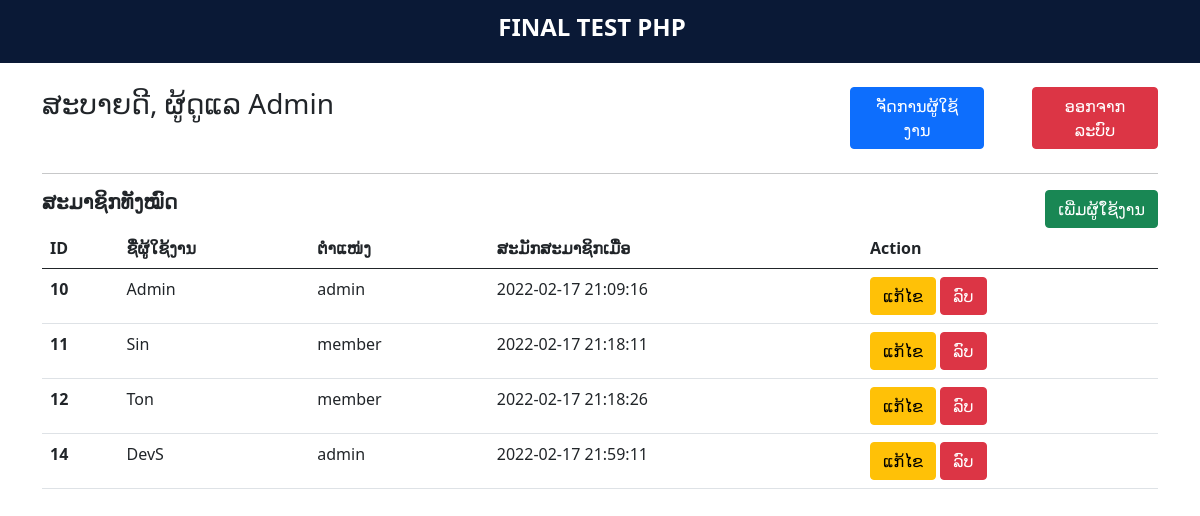
The app's page /crud_urser/user_list.php (signed in) with its own data.
### tables this page shows
CREATE TABLE `users` (
  `id` int(6) UNSIGNED NOT NULL,
  `username` varchar(255) NOT NULL,
  `password` varchar(255) NOT NULL,
  `create_date` datetime DEFAULT current_timestamp(),
  `role` varchar(255) DEFAULT 'member',
  `photo` varchar(255) DEFAULT 'profile_default.png'
);

### crud_urser/user_list.php (the view, shortened to what this page needs)
<?php
    require_once '../config/dbconfig.php';
?>
<!DOCTYPE html>
<html lang="en">
<head>
    <link href="https://cdn.jsdelivr.net/npm/bootstrap@5.0.2/dist/css/bootstrap.min.css" rel="stylesheet">
</head>
<body>
    <header>
        <nav class="navbar navbar-light" style="background-color: #0a1936;">
            <div class="container d-flex justify-content-center">
                <a class="navbar-brand" href="../admin.php">
                    <h4 class="text-white fw-bold">FINAL TEST PHP</h4>
                </a>
            </div>
        </nav>
    </header>
    <div class="container">
        <?php
                if (isset($_SESSION['admin_login'])) {
                        $admin_id = $_SESSION['admin_login'];
                        $stmt = $conn->query("SELECT * FROM users WHERE id = $admin_id");
                        $stmt->execute();
                        $row = $stmt->fetch(PDO::FETCH_ASSOC);
                }
        ?>
        <div class="row my-4">
            <div class="col-8">
                <h3>ສະບາຍດີ, ຜູ້ດູແລ <?php echo $row['username'] ?></h3>
            </div>
            <div class="col-4 d-flex justify-content-end">
                <a href="user_list.php" class="btn btn-primary mx-5 ">ຈັດການຜູ້ໃຊ້ງານ</a>
                <a href="../logout.php" class="btn btn-danger">ອອກຈາກລະບົບ</a>
            </div>
        </div>
        <hr>
        <div class="row">
            <div class="col-md-6">
                <h5 class="fw-bold">ສະມາຊິກທັງໝົດ</h5>
            </div>
            <div class="col-md-6 d-flex justify-content-end">
                <button type="button" class="btn btn-success" data-bs-toggle="modal" data-bs-target="#userModal" data-bs-whatever="@mdo">ເພີ່ມຜູ້ໃໍຊ້ງານ</button>
            </div>
        </div>
        <table class="table">
                <thead>
                        <tr>
                                <th scope="col">ID</th>
                                <th scope="col">ຊື່ຜູ້ໃຊ້ງານ</th>
                                <th scope="col">ຕໍາແໜ່ງ</th>
                                <th scope="col">ສະມັກສະມາຊິກເມື່ອ</th>
                                <th scope="col">Action</th>
                        </tr>
                </thead>
                <tbody>
                        <?php
                                if (isset($_SESSION['admin_login'])) {
                                        $stmt = $conn->query("SELECT * FROM users");
                                        $stmt->execute();
                                        $row = $stmt->fetchAll();
                                }
                                if (!$row) {
                                        echo "<p><td colspan='6' class='text-center'>No data available</td></p>";
                                } else {
                                foreach($row as $user)  {
                                ?>
                                <tr>
                                        <th scope="row"><?php echo $user['id']; ?></th>
                                        <td><?php echo $user['username']; ?></td>
                                        <td><?php echo $user['role']; ?></td>
                                        <td><?php echo $user['create_date']; ?></td>
                                        <td>
                                                <a href="user_edit.php?id=<?php echo $user['id']; ?>" class="btn btn-warning">ແກ້ໄຂ</a>
                                                <a onclick="return confirm('ທ່ານແນ່ໃຈບໍ່ວ່າຈະລົບຜູ້ໃຊ້ງານ ?');" href="?delete=<?php echo $user['id']; ?>" class="btn btn-danger">ລົບ</a>
                                        </td>
                                </tr>
                        <?php }  } ?>
                </tbody>
        </table>
    </div>
</body>
</html>

### records on screen
users: username "Admin", id "10", role "admin", create_date "2022-02-17 21:09:16"
users: id "11", username "Sin", role "member", create_date "2022-02-17 21:18:11"
users: id "12", username "Ton", role "member", create_date "2022-02-17 21:18:26"
users: id "14", username "DevS", role "admin", create_date "2022-02-17 21:59:11"
